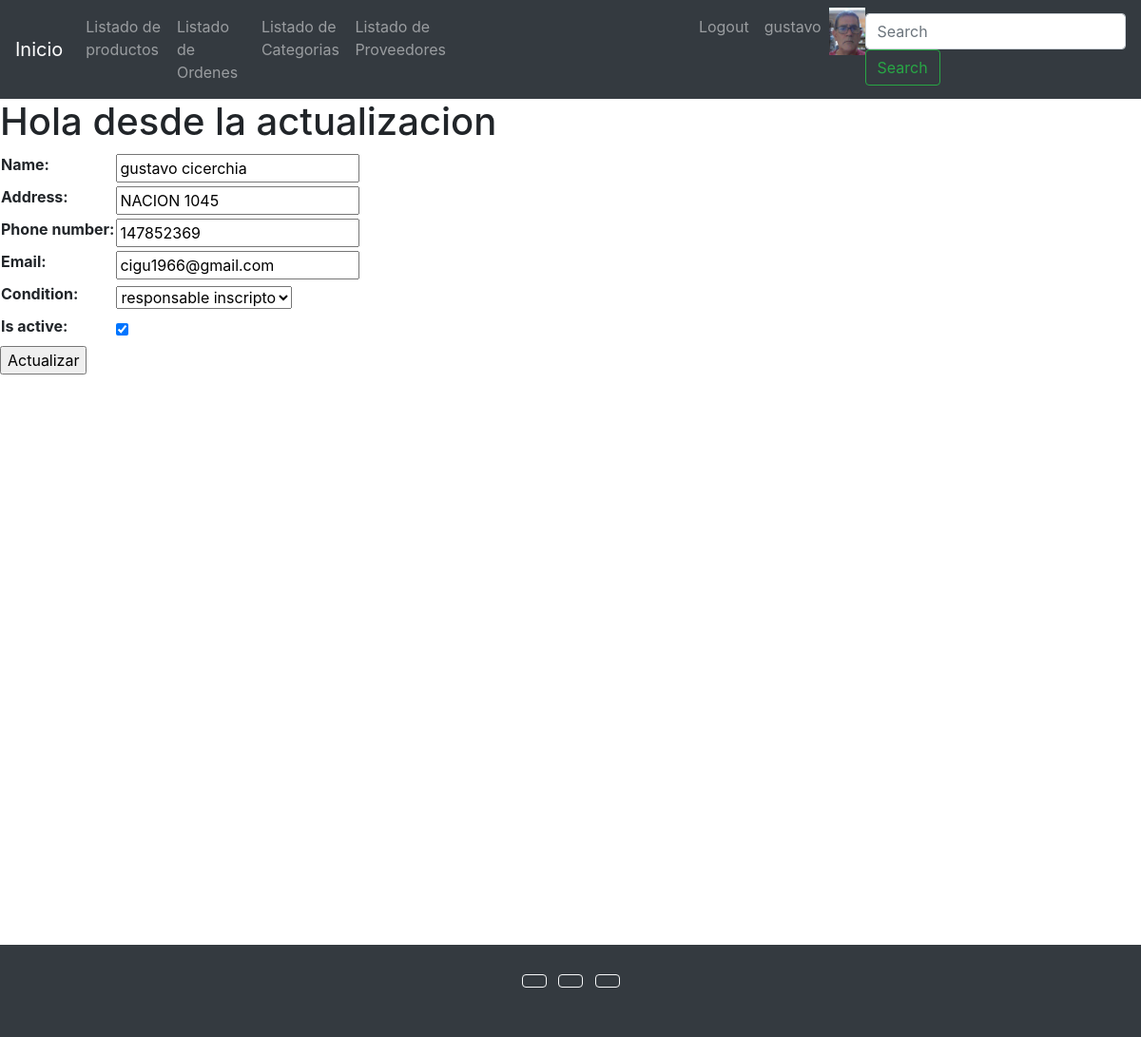
Page /providers/provider-update/15/ (signed in) on the committed database.
### users/models.py (models this page shows)
class UserProfile(models.Model):
    user = models.OneToOneField(User, on_delete=models.CASCADE, related_name='profile')
    phone = models.CharField(max_length=25, null=True, blank=True)
    birth_date = models.DateField(null=True, blank=True)
    profile_picture = models.ImageField(upload_to='profile_images', null=True, blank=True)# Create your models here.

### providers/models.py (models this page shows, shortened)
class Provider(models.Model):
    CONDITION_CHOICES = (
        ('monotributista', 'monotributista'),
        ('responsable inscripto', 'responsable inscripto'),
    )
    name = models.CharField(max_length=100)
    address = models.CharField(max_length=300)
    phone_number = models.CharField(max_length=20)
    email = models.EmailField()
    condition = models.CharField(max_length=50, choices = CONDITION_CHOICES)
    is_active = models.BooleanField(default=True)

### providers/views.py (the view)
# urls.py: path('provider-update/<int:pk>/', ProviderUpdateView.as_view(), name='provider_update'),
class ProviderUpdateView(UpdateView):
    model = Provider
    template_name = 'providers/provider-update.html'
    success_url = '/providers/providers-list/'
    fields = '__all__'

### templates/providers/provider-update.html (shortened to what this page needs)
{% extends 'base.html' %}
{% block content %}
    <h1>Hola desde la actualizacion</h1>
    {% if form %}
        <form action="" method="POST">
            <table>
                {{form.as_table}}
            </table>
            <input type="submit" value="Actualizar">
        </form>
    {% endif %}
{% endblock %}

### templates/base.html (shortened to what this page needs)
<!DOCTYPE html>
<html lang="en">
<head>
    <link rel="stylesheet" href="https://cdn.jsdelivr.net/npm/bootstrap@4.6.2/dist/css/bootstrap.min.css"
>
</head>
<body>
    <header>
        <nav class="navbar navbar-expand-lg navbar-dark bg-dark">
            <a class="navbar-brand" href="/">Inicio</a>
            <div class="collapse navbar-collapse" id="navbarSupportedContent">
                <ul class="navbar-nav mr-auto">
                    <li class="nav-item">
                        <a class="nav-link" href="/products/list-products/">Listado de productos</a>
                    </li>
                    <li class="nav-item">
                        <a class="nav-link" href="/orders/list-orders/">Listado de Ordenes</a>
                    </li>
                    <li class="nav-item">
                        <a class="nav-link" href="/products/list-categories/">Listado de Categorias</a>
                    </li>
                    <li class="nav-item" style="margin-right: 250px;">
                        <a class="nav-link" href="/providers/providers-list/">Listado de Proveedores</a>
                    </li>
                    {% if request.user.is_authenticated %}
                    <li class="nav-item">
                        <a class="nav-link" href="/users/logout/">Logout</a>
                    </li>
                    <li class="nav-item">
                        <a class="nav-link" href="/users/update/">{{request.user.username}}</a>
                    </li>
                        {% if request.user.profile.profile_picture.url != '' %}
                            <img src="{{request.user.profile.profile_picture.url}}" alt="profile_picture" width="50px" height="50px">
                        {% endif %}
                    {% endif %}
                </ul>
                <form class="form-inline my-2 my-lg-0" action="/products/list-products/" method="GET">
                    <input class="form-control mr-sm-2" type="search" placeholder="Search" aria-label="Search" name="search">
                    <button class="btn btn-outline-success my-2 my-sm-0" type="submit">Search</button>
                </form>
            </div>
        </nav>
    </header>
    {% block content %}
    {% endblock %}
    <footer class="bg-dark text-center text-white" style="margin-top:600px;">
        <div class="container p-4">
        <section class="mb-4">
            <a class="btn btn-outline-light btn-floating m-1" href="#!" role="button"
            ></a>
            <a class="btn btn-outline-light btn-floating m-1" href="#!" role="button"
            ></a>
            <a class="btn btn-outline-light btn-floating m-1" href="#!" role="button"
            ></a>
</body>
</html>

### rows in the picture
Provider: name "gustavo cicerchia", address "NACION 1045", phone_number "147852369", email "cigu1966@gmail.com", condition "responsable inscripto", is_active "☑"

### other values in the picture
{{ request.user.username }} "gustavo"
